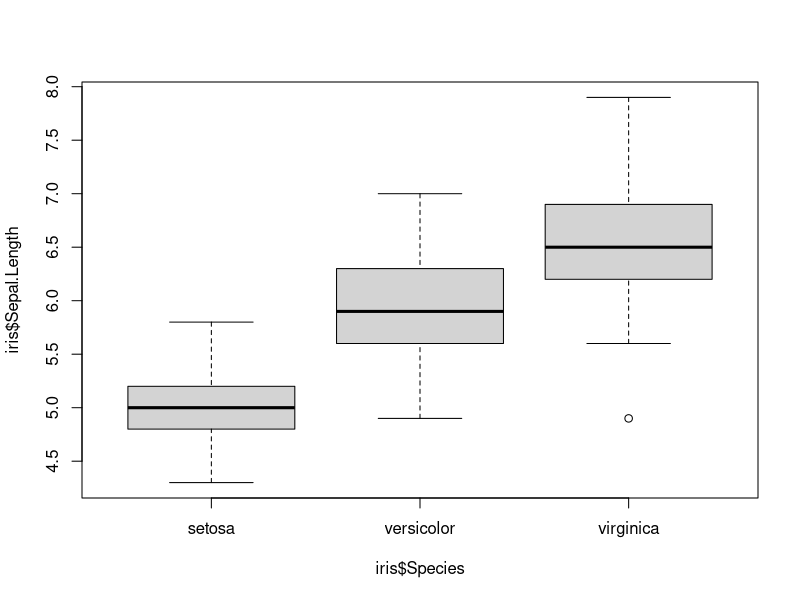
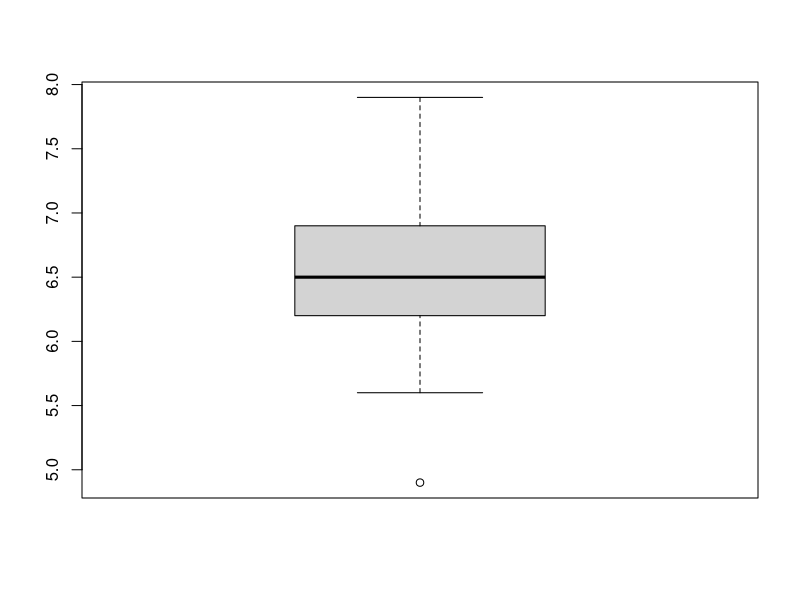
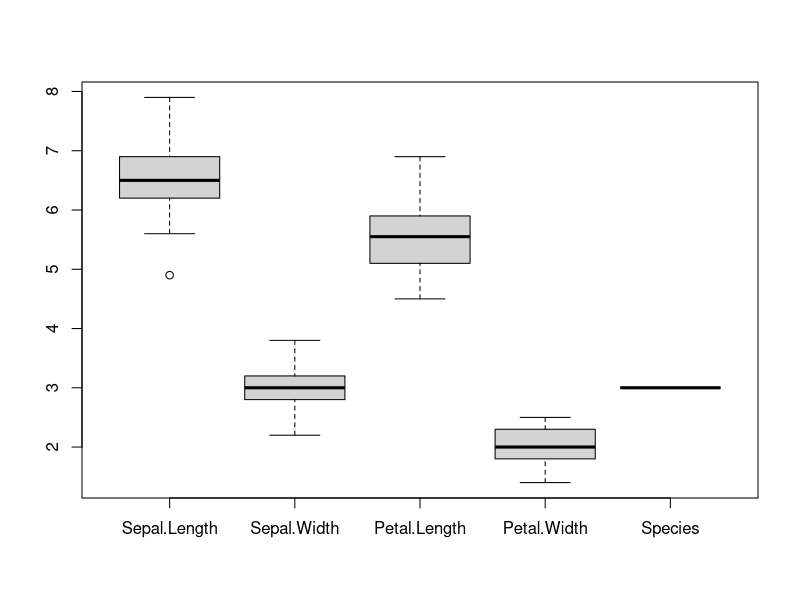
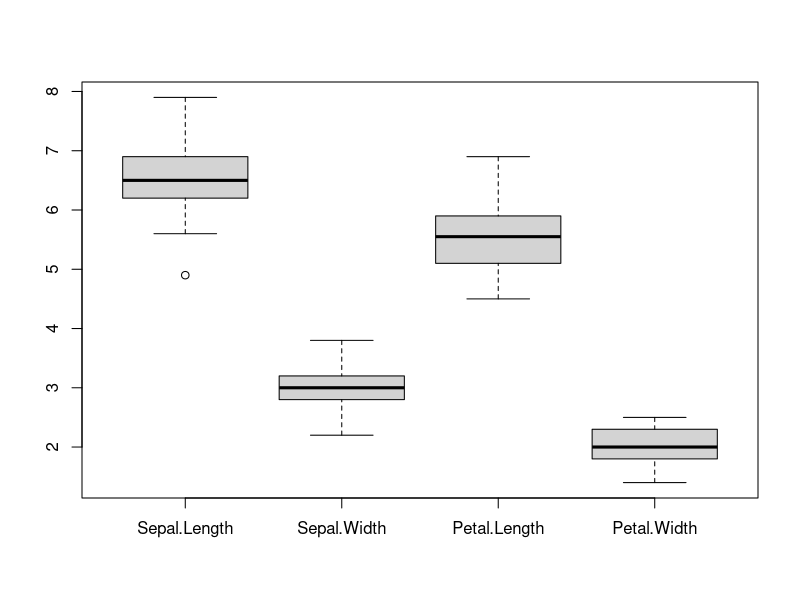
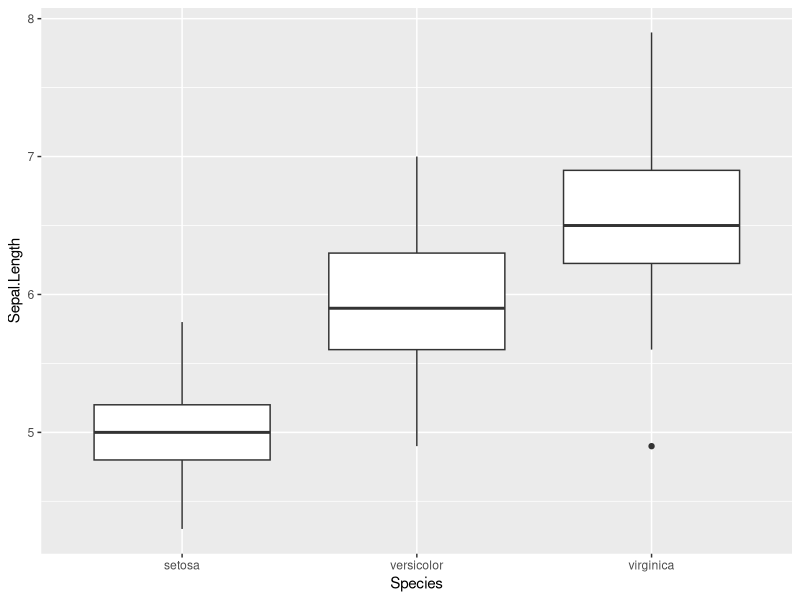
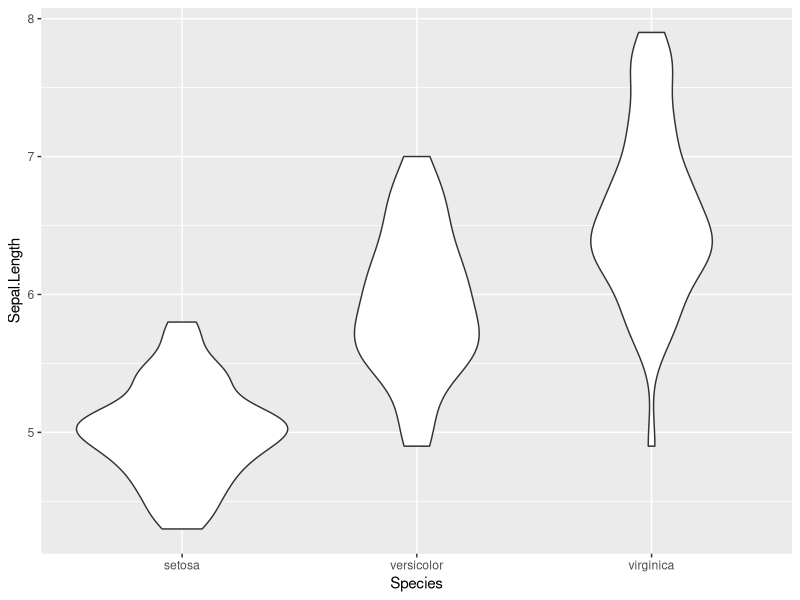
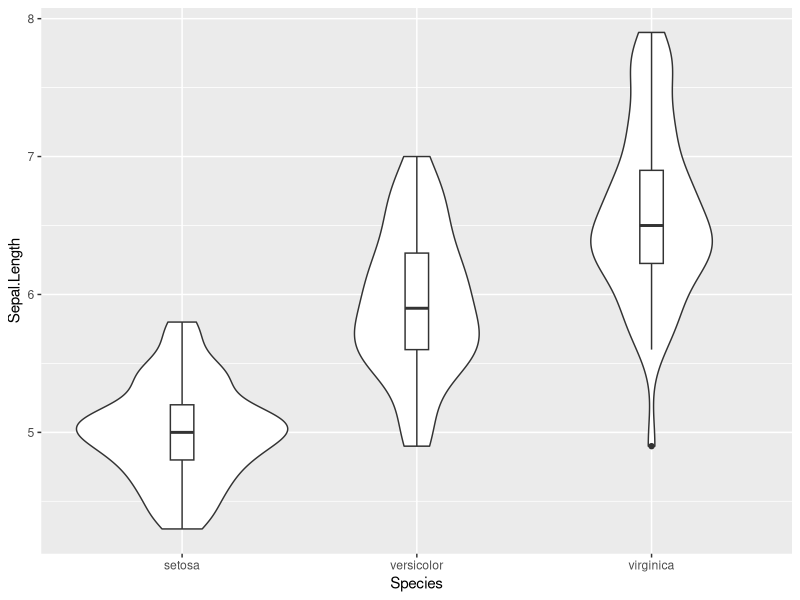
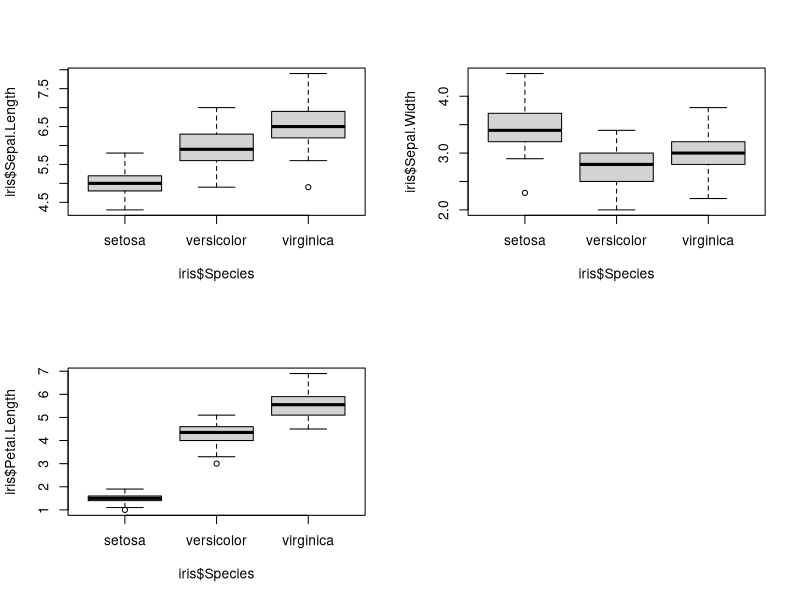

Write the R code that produced these figures, in order.
## ---- chunk 1
knitr::opts_chunk$set(echo = TRUE)
library(ggplot2)
## ---- chunk 2
# remind yourself what the iris data look like
head(iris)
tail(iris)

# create a boxplot by providing an argument to the "formula" parameter
boxplot(formula = iris$Sepal.Length ~ iris$Species)

# you can also create boxplots by providing a single vector or a matrix with WIDE data to the "x" parameter

# first, subset iris to only keep the virginica data
virginica_rows = which(iris$Species=="virginica")
iris_virginica = iris[virginica_rows,]

# x = vector
boxplot(x = iris_virginica$Sepal.Length)

# x = matrix
boxplot(x = iris_virginica)

# x = matrix, but do not plot the Species column
boxplot(x = iris_virginica[,1:4])
## ---- chunk 3
# boxplot
ggplot(data=iris,
       mapping=aes(x=Species,
                   y=Sepal.Length)) +
  geom_boxplot()

# violin plot
ggplot(data=iris,
       mapping=aes(x=Species,
                   y=Sepal.Length)) +
  geom_violin()

# a combination of both
ggplot(data=iris,
       mapping=aes(x=Species,
                   y=Sepal.Length)) +
  geom_violin() +
  geom_boxplot(width=0.1)
## ---- chunk 4
# display three plots in a 2x2 grid
par(mfrow=c(2,2))

boxplot(iris$Sepal.Length ~ iris$Species)
boxplot(iris$Sepal.Width ~ iris$Species)
boxplot(iris$Petal.Length ~ iris$Species)

# reset display to one graph only
par(mfrow=c(1,1))
## ---- chunk 5
library(ggpubr)

# boxplot
box = ggplot(data=iris,
       mapping=aes(x=Species,
                   y=Sepal.Length)) +
  geom_boxplot()

# violin plot
violin = ggplot(data=iris,
       mapping=aes(x=Species,
                   y=Sepal.Length)) +
  geom_violin()

# box + violin plot
combined = ggplot(data=iris,
       mapping=aes(x=Species,
                   y=Sepal.Length)) +
  geom_violin() +
  geom_boxplot(width=0.1)

# arrange in a 2x2 grid and label panels as A, B, C
ggarrange(box, violin, combined,
          ncol = 2,
          nrow = 2,
          labels = c("A","B","C"))
## ---- chunk 6
base_plot = ggplot(data=iris,
                   mapping=aes(x=Petal.Length,
                               y=Petal.Width,
                               color=Species)) +
  geom_point()

base_plot # display

# wrap by Species
base_plot + facet_wrap(~Species)

# the same but arrange vertically
base_plot + facet_wrap(~Species,
                       ncol=1)

# the same but arrang in a 2x2 grid
base_plot + facet_wrap(~Species,
                       ncol=2,
                       nrow=2)
## ---- chunk 7
# by columns
base_plot + facet_grid(. ~ Species)

# by rows
base_plot + facet_grid(Species ~ .)
## ---- chunk 8
iris_categories = iris # make a copy

# add a new column called Petal.Width.Categories
# where all petals narrower than 1.3 cm are "Narrow Petals" and the rest are "Wide Petals"
iris_categories$Petal.Width.Categories = factor(ifelse(iris_categories$Petal.Width<1.3,
                                                  "Narrow Petals",
                                                  "Wide Petals"))

# add a new column called Petal.Length.Categories
# where all petals shorter than 4.35 cm are "Short Petals" and the rest are "Long Petals"
iris_categories$Petal.Length.Categories = factor(ifelse(iris_categories$Petal.Length<4.35,
                                                        "Short Petals",
                                                        "Long Petals"))

# plot and wrap 
ggplot(data=iris_categories,
       mapping=aes(x=Sepal.Length,
                   y=Sepal.Width,
                   color=Species)) + 
  geom_point() +
  facet_grid(Petal.Width.Categories ~ Petal.Length.Categories)
